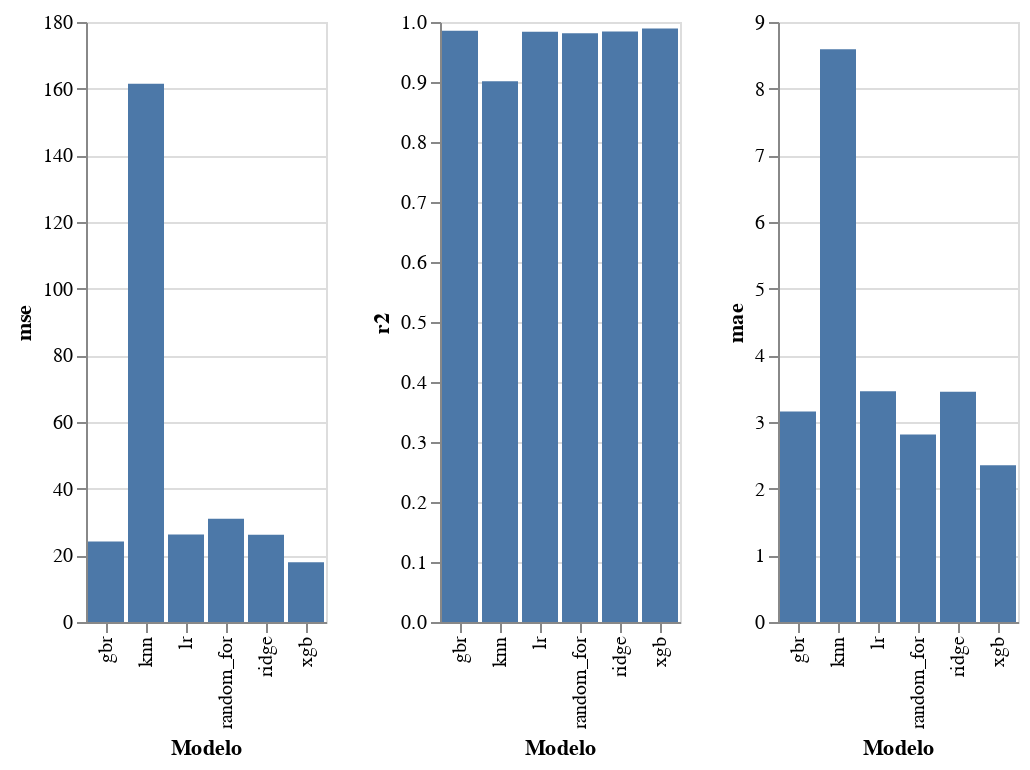

The notebook cell saved with this chart:
### Code cell
# prompt: Mediante el marco de datos resultados_pred4: barras, haz los dos gráficos uno al lado del otro

import altair as alt
chart_mse = alt.Chart(resultados_pred4).mark_bar().encode(x='Modelo', y='mse')
chart_r2 = alt.Chart(resultados_pred4).mark_bar().encode(x='Modelo', y='r2')
chart_mae = alt.Chart(resultados_pred4).mark_bar().encode(x='Modelo', y='mae')
chart_combined = alt.hconcat(chart_mse, chart_r2,chart_mae)
chart_combined

### Figure 1 — Vega-Lite specification as saved in the notebook (floating-point values rounded to 4 significant figures)
{"config": {"view": {"continuousWidth": 300, "continuousHeight": 300}}, "hconcat": [{"mark": {"type": "bar"}, "encoding": {"x": {"field": "Modelo", "type": "nominal"}, "y": {"field": "mse", "type": "quantitative"}}}, {"mark": {"type": "bar"}, "encoding": {"x": {"field": "Modelo", "type": "nominal"}, "y": {"field": "r2", "type": "quantitative"}}}, {"mark": {"type": "bar"}, "encoding": {"x": {"field": "Modelo", "type": "nominal"}, "y": {"field": "mae", "type": "quantitative"}}}], "data": {"name": "data-a57e4cff88151df066b10b2d38b79166"}, "$schema": "https://vega.github.io/schema/vega-lite/v5.20.1.json", "datasets": {"data-a57e4cff88151df066b10b2d38b79166": [{"Modelo": "lr", "mse": 26.27, "r2": 0.9839, "mae": 3.46}, {"Modelo": "ridge", "mse": 26.16, "r2": 0.984, "mae": 3.455}, {"Modelo": "knn", "mse": 161.5, "r2": 0.9012, "mae": 8.59}, {"Modelo": "random_for", "mse": 30.95, "r2": 0.9811, "mae": 2.813}, {"Modelo": "gbr", "mse": 24.12, "r2": 0.9852, "mae": 3.158}, {"Modelo": "xgb", "mse": 17.93, "r2": 0.989, "mae": 2.35}]}}
